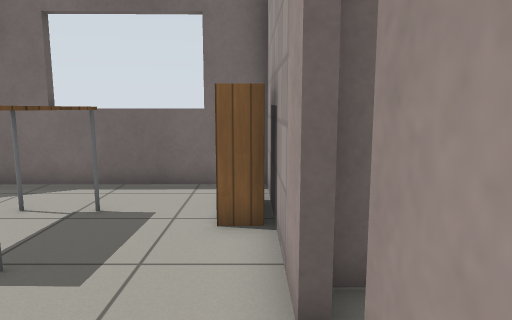
view 1 (above)

24 first-person views from a walk through a world built for the Gazebo simulator. The camera is 1 m above the floor, tilts 8° down and sees 70° across. The floor is counted in squares, 0.5 m on a side. Each view is taken from the middle of a square. On the plan, view 1 faces up. The plan holds only what a view shows up to about 19 squares ahead; the rest is blank. Robots are left out. Simple patterns stand in for the simulator's built-in surfaces.

view 2
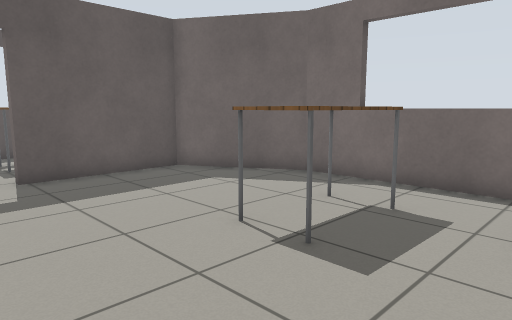

view 3
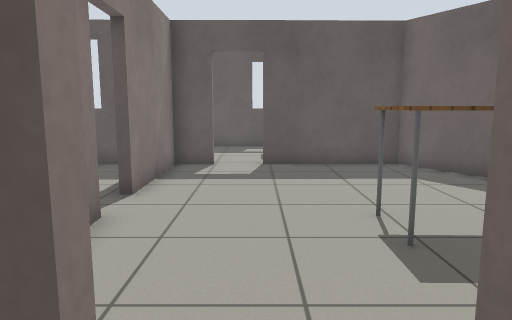

view 4
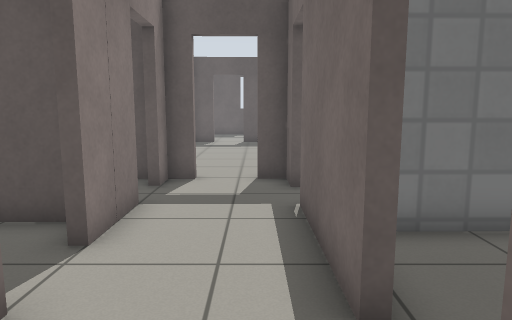

view 5
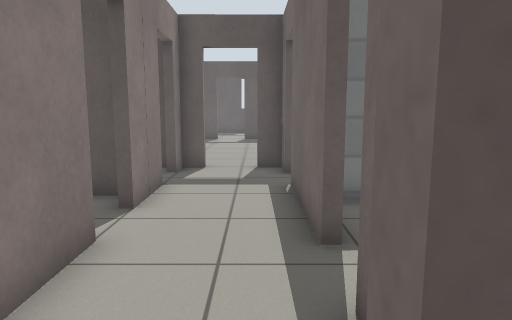

view 6
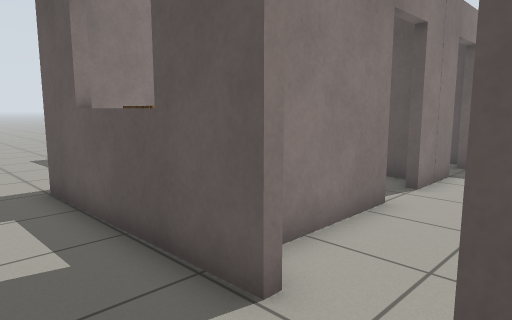

view 7
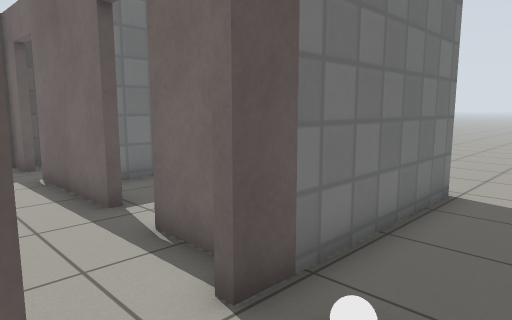

view 8
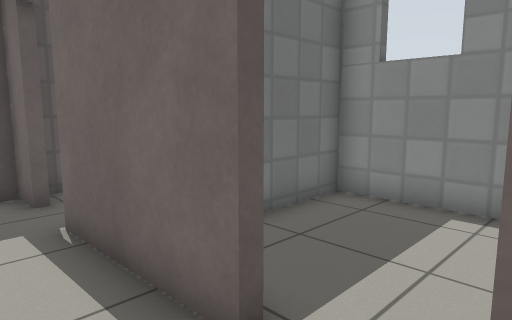

view 9
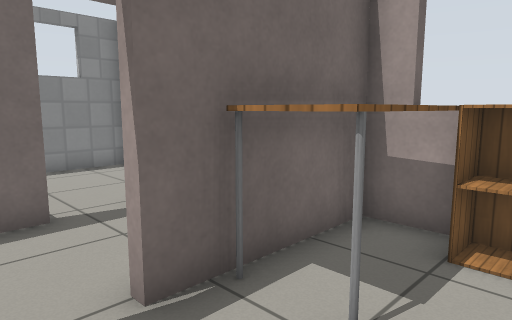

view 10
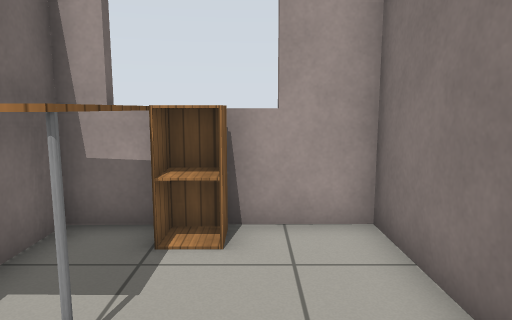

view 11
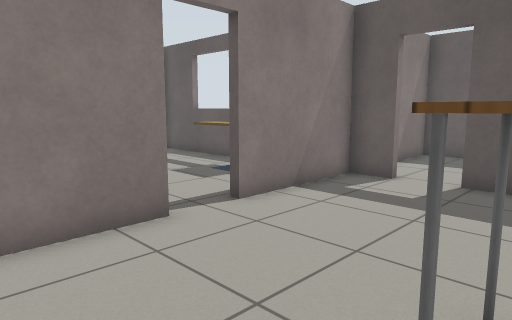

view 12
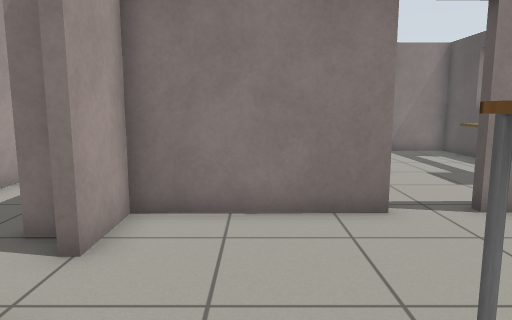

view 13
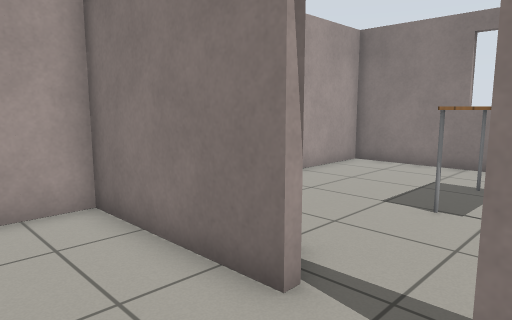

view 14
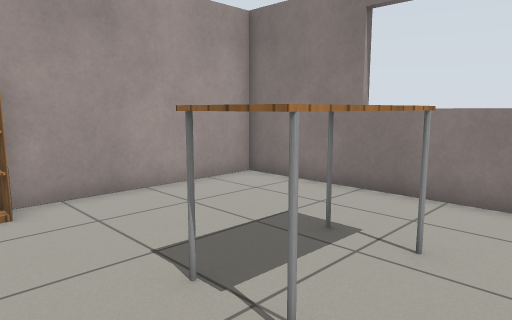

view 15
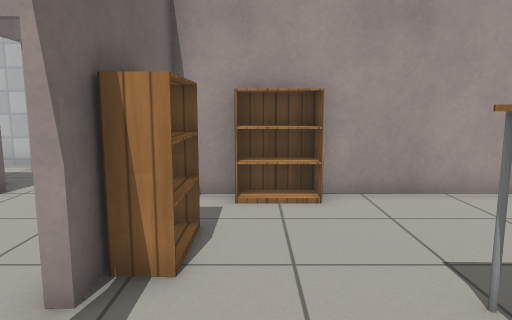

view 16
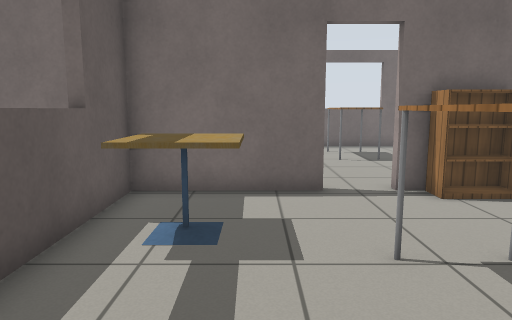

view 17
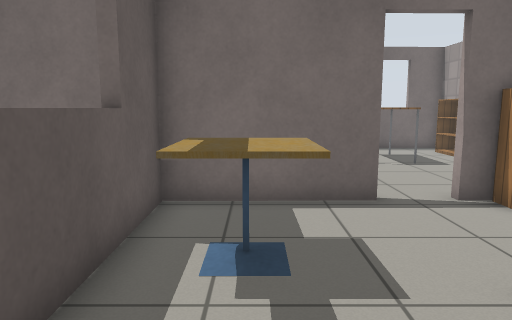

view 18
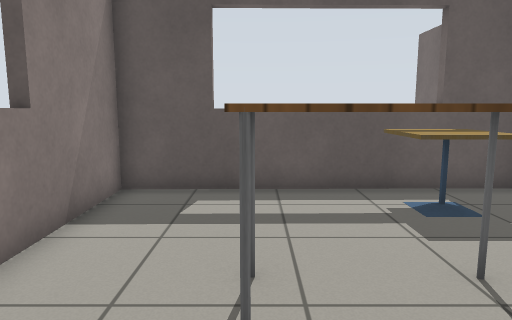

view 19
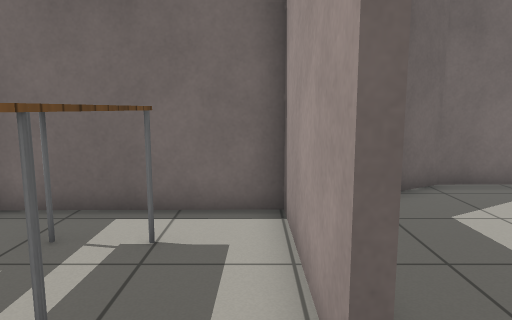

view 20
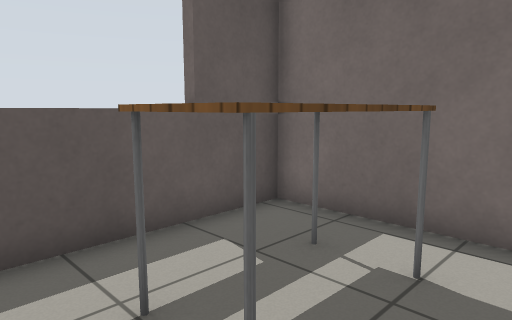

view 21
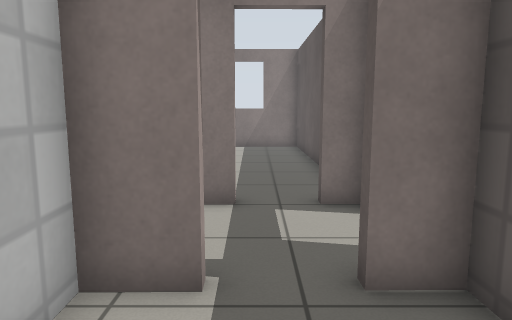

view 22
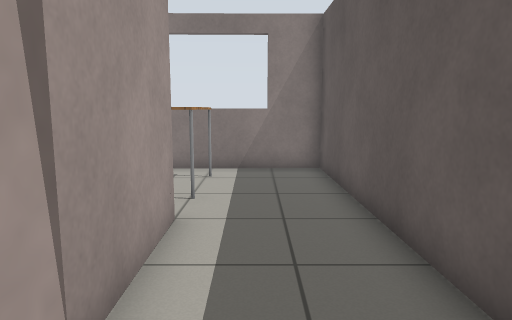

view 23
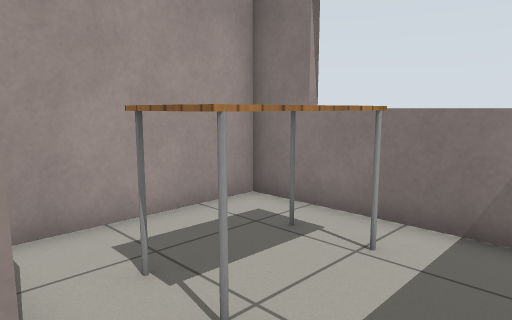

view 24
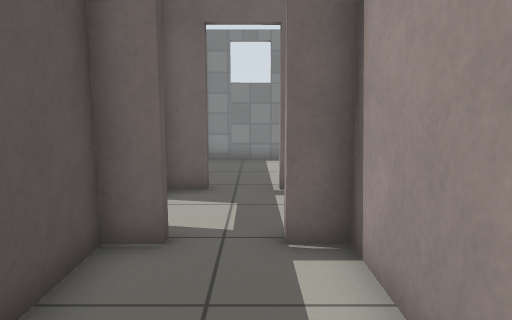

### Floor plan
Points are (right, up) in squares from view 1. A wall is a line through its corners. A room is listed if a view was taken in it or the views show most of it. See-through windows are left out.
Room 1 (views 1, 2, 11, 12, 13)
walls: (-4.6, -0.9) (0.4, -0.8) (0.4, 1.3); (0.4, 3) (0.3, 5.5); (0.7, 4.2) (1.8, 4.2); (0.3, 8.3) (0.3, 9.6) (-7.2, 9.5) (-11.3, 7.1); (-11.1, 7.2) (-11.1, 2.2); (-11.1, 0.6) (-11, -0.9) (-6.3, -0.9)
ways out: open door at (0.7, 2.3) to room 2; open door at (-5.5, -1) to room 4; open door at (-11, 1.5) to room 5
objects: table (-4, 4) to (-3, 7); bookshelf (0, 6) to (0, 8)
Room 2 (views 3, 4, 8, 9, 10, 22)
walls: (8.5, 0.3) (7.7, 0.3) (7.7, 0.6) (8.7, 0.6); (4.7, -0.1) (4.7, -1.6); (8.8, -5.1) (12.2, -5.1) (12.1, 0.3) (11.3, 0.3); (3.4, 0.5) (5.9, 0.5); (7.9, 4) (3.5, 3.9); (11.3, 4) (9.5, 4); (0.7, 1.3) (0.7, 0.5); (1.9, 3.9) (0.7, 3.9) (0.7, 3)
ways out: open door at (0.7, 2.3) to room 1; open door at (12, 2.5) to room 3; open door at (2.5, 4) to room 6; open door at (2.5, 0) to room 7; open door at (8.5, 4) to room 8; open door at (6.7, 0.3)
objects: table (9, -1) to (11, 0); cabinet (11, -2)
Room 3 (views 5, 6, 7)
walls: (12.4, 1.6) (12.5, -5.4); (12.3, 10.1) (12.4, 3.2)
ways out: open door at (12, 2.5) to room 2
objects: white ball (14, 4)
Room 4 (views 14, 15, 16, 17, 18)
walls: (-6.3, -1.2) (-11, -1.2) (-10.9, -11.4) (0.5, -11.2) (0.4, -1.1) (-4.6, -1.2)
ways out: open door at (-5.5, -1) to room 1
objects: cafe table (-10, -5) to (-8, -4); table (-6, -8) to (-5, -5); bookshelf (-4, -2) to (-2, -2); bookshelf (0, -4) to (0, -3)
Room 5 (views 19, 20)
walls: (-11.4, 2.2) (-11.4, 7.1) (-17.3, 7) (-17.2, -1) (-14.6, -1)
ways out: open door at (-11, 1.5) to room 1
objects: table (-15, 3) to (-14, 5)
Room 6 (view 21)
walls: (4, 9.6) (1, 9.6); (3.5, 4.2) (4.9, 4.2) (4.9, 6); (0.7, 5) (0.7, 4.2)
ways out: open door at (2.5, 4) to room 2
Room 7 (views 23, 24)
walls: (4.5, -5.5) (4.4, 0.2) (3.4, 0.2); (0.7, 0.2) (0.8, -11.2) (8.2, -11.1) (8.2, -6.1)
ways out: open door at (2.5, 0) to room 2
objects: table (5, -10) to (6, -7)
Room 8 (no view inside)
walls: (12, 9.7) (5.2, 9.6) (5.2, 4.9)
ways out: open door at (8.5, 4) to room 2

Positions as (right, up) in squares from view 1, and headings:
1: (0, 0), facing up
2: (0, 0), facing up-left
3: (2, 2), facing left
4: (11, 3), facing left
5: (13, 3), facing left
6: (15, 4), facing down-left
7: (15, 1), facing up-left
8: (10, 2), facing up-left
9: (6, -3), facing up-right
10: (6, -3), facing right
11: (-1, 5), facing down-left
12: (-2, 6), facing down
13: (-7, 2), facing down-right
14: (-8, -3), facing down-right
15: (-8, -3), facing right
16: (-8, -10), facing up
17: (-9, -9), facing up
18: (-2, -8), facing left
19: (-12, 0), facing up
20: (-12, 1), facing up-left
21: (3, 8), facing down
22: (3, 1), facing down
23: (2, -5), facing down-right
24: (3, -5), facing up
